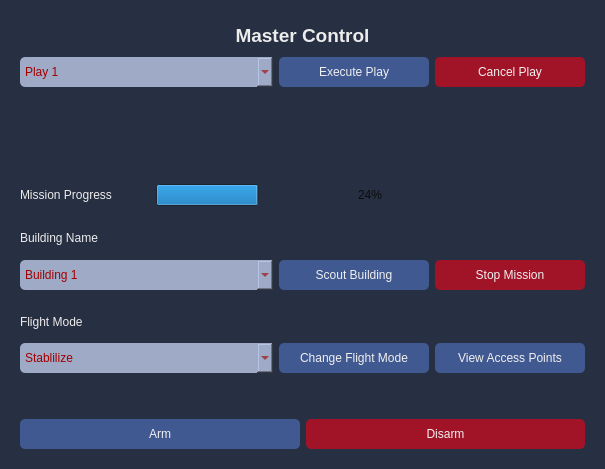
<?xml version="1.0" encoding="UTF-8"?>
<ui version="4.0">
 <class>MissionProgressWidget</class>
 <widget class="QWidget" name="MissionProgressWidget">
  <property name="geometry">
   <rect>
    <x>0</x>
    <y>0</y>
    <width>605</width>
    <height>469</height>
   </rect>
  </property>
  <property name="sizePolicy">
   <sizepolicy hsizetype="Minimum" vsizetype="Minimum">
    <horstretch>0</horstretch>
    <verstretch>0</verstretch>
   </sizepolicy>
  </property>
  <property name="minimumSize">
   <size>
    <width>500</width>
    <height>200</height>
   </size>
  </property>
  <property name="windowTitle">
   <string>Mission Progress</string>
  </property>
  <property name="autoFillBackground">
   <bool>false</bool>
  </property>
  <property name="styleSheet">
   <string notr="true">background-color: rgb(39, 47, 66);
color: rgb(236, 236, 236);
border-radius: 5px;</string>
  </property>
  <layout class="QHBoxLayout" name="horizontalLayout_7">
   <item>
    <widget class="QWidget" name="verticalWidget" native="true">
     <layout class="QVBoxLayout" name="verticalLayout_2">
      <item>
       <widget class="QLabel" name="masterControlLabel">
        <property name="font">
         <font>
          <pointsize>14</pointsize>
          <weight>75</weight>
          <bold>true</bold>
         </font>
        </property>
        <property name="text">
         <string>Master Control</string>
        </property>
        <property name="alignment">
         <set>Qt::AlignCenter</set>
        </property>
       </widget>
      </item>
      <item>
       <layout class="QHBoxLayout" name="horizontalLayout">
        <item>
         <widget class="QComboBox" name="playComboBox">
          <property name="minimumSize">
           <size>
            <width>0</width>
            <height>30</height>
           </size>
          </property>
          <property name="toolTip">
           <string>&lt;html&gt;&lt;head/&gt;&lt;body&gt;&lt;p&gt;Flight Mode&lt;/p&gt;&lt;/body&gt;&lt;/html&gt;</string>
          </property>
          <property name="accessibleName">
           <string/>
          </property>
          <property name="styleSheet">
           <string notr="true">color: rgb(161, 0, 0);
background-color: rgb(159, 171, 198);
</string>
          </property>
          <property name="editable">
           <bool>false</bool>
          </property>
          <property name="currentIndex">
           <number>0</number>
          </property>
          <property name="maxCount">
           <number>2147483645</number>
          </property>
          <property name="sizeAdjustPolicy">
           <enum>QComboBox::AdjustToContentsOnFirstShow</enum>
          </property>
          <property name="modelColumn">
           <number>0</number>
          </property>
          <item>
           <property name="text">
            <string>Play 1</string>
           </property>
          </item>
          <item>
           <property name="text">
            <string comment="Flight">Play 2</string>
           </property>
          </item>
          <item>
           <property name="text">
            <string comment="Flight">Play 3</string>
           </property>
          </item>
          <item>
           <property name="text">
            <string>Play 4</string>
           </property>
          </item>
         </widget>
        </item>
        <item>
         <widget class="QPushButton" name="executePlayButton">
          <property name="minimumSize">
           <size>
            <width>150</width>
            <height>30</height>
           </size>
          </property>
          <property name="maximumSize">
           <size>
            <width>150</width>
            <height>16777215</height>
           </size>
          </property>
          <property name="cursor">
           <cursorShape>PointingHandCursor</cursorShape>
          </property>
          <property name="styleSheet">
           <string notr="true">background-color: rgb(64, 89, 145);
color: rgb(240, 240, 240);</string>
          </property>
          <property name="text">
           <string>Execute Play</string>
          </property>
         </widget>
        </item>
        <item>
         <widget class="QPushButton" name="cancelPlayButton">
          <property name="minimumSize">
           <size>
            <width>150</width>
            <height>30</height>
           </size>
          </property>
          <property name="maximumSize">
           <size>
            <width>150</width>
            <height>16777215</height>
           </size>
          </property>
          <property name="cursor">
           <cursorShape>PointingHandCursor</cursorShape>
          </property>
          <property name="styleSheet">
           <string notr="true">background-color: rgb(161, 20, 40);
color: rgb(240, 240, 240);</string>
          </property>
          <property name="text">
           <string>Cancel Play</string>
          </property>
         </widget>
        </item>
       </layout>
      </item>
      <item>
       <spacer name="horizontalSpacer_2">
        <property name="orientation">
         <enum>Qt::Horizontal</enum>
        </property>
        <property name="sizeHint" stdset="0">
         <size>
          <width>40</width>
          <height>40</height>
         </size>
        </property>
       </spacer>
      </item>
      <item>
       <widget class="QLineEdit" name="uavNameEdit">
        <property name="font">
         <font>
          <pointsize>14</pointsize>
          <weight>75</weight>
          <bold>true</bold>
         </font>
        </property>
        <property name="styleSheet">
         <string notr="true"/>
        </property>
        <property name="text">
         <string/>
        </property>
        <property name="alignment">
         <set>Qt::AlignCenter</set>
        </property>
       </widget>
      </item>
      <item>
       <spacer name="horizontalSpacer_5">
        <property name="orientation">
         <enum>Qt::Horizontal</enum>
        </property>
        <property name="sizeHint" stdset="0">
         <size>
          <width>40</width>
          <height>20</height>
         </size>
        </property>
       </spacer>
      </item>
      <item>
       <layout class="QHBoxLayout" name="horizontalLayout_2">
        <item>
         <widget class="QLabel" name="missionProgressLabel">
          <property name="minimumSize">
           <size>
            <width>130</width>
            <height>0</height>
           </size>
          </property>
          <property name="text">
           <string>Mission Progress</string>
          </property>
         </widget>
        </item>
        <item>
         <widget class="QProgressBar" name="missionProgressBar">
          <property name="palette">
           <palette>
            <active>
             <colorrole role="WindowText">
              <brush brushstyle="SolidPattern">
               <color alpha="255">
                <red>12</red>
                <green>12</green>
                <blue>12</blue>
               </color>
              </brush>
             </colorrole>
             <colorrole role="Button">
              <brush brushstyle="SolidPattern">
               <color alpha="255">
                <red>39</red>
                <green>47</green>
                <blue>66</blue>
               </color>
              </brush>
             </colorrole>
             <colorrole role="Text">
              <brush brushstyle="SolidPattern">
               <color alpha="255">
                <red>12</red>
                <green>12</green>
                <blue>12</blue>
               </color>
              </brush>
             </colorrole>
             <colorrole role="ButtonText">
              <brush brushstyle="SolidPattern">
               <color alpha="255">
                <red>12</red>
                <green>12</green>
                <blue>12</blue>
               </color>
              </brush>
             </colorrole>
             <colorrole role="Base">
              <brush brushstyle="SolidPattern">
               <color alpha="255">
                <red>39</red>
                <green>47</green>
                <blue>66</blue>
               </color>
              </brush>
             </colorrole>
             <colorrole role="Window">
              <brush brushstyle="SolidPattern">
               <color alpha="255">
                <red>39</red>
                <green>47</green>
                <blue>66</blue>
               </color>
              </brush>
             </colorrole>
            </active>
            <inactive>
             <colorrole role="WindowText">
              <brush brushstyle="SolidPattern">
               <color alpha="255">
                <red>12</red>
                <green>12</green>
                <blue>12</blue>
               </color>
              </brush>
             </colorrole>
             <colorrole role="Button">
              <brush brushstyle="SolidPattern">
               <color alpha="255">
                <red>39</red>
                <green>47</green>
                <blue>66</blue>
               </color>
              </brush>
             </colorrole>
             <colorrole role="Text">
              <brush brushstyle="SolidPattern">
               <color alpha="255">
                <red>12</red>
                <green>12</green>
                <blue>12</blue>
               </color>
              </brush>
             </colorrole>
             <colorrole role="ButtonText">
              <brush brushstyle="SolidPattern">
               <color alpha="255">
                <red>12</red>
                <green>12</green>
                <blue>12</blue>
               </color>
              </brush>
             </colorrole>
             <colorrole role="Base">
              <brush brushstyle="SolidPattern">
               <color alpha="255">
                <red>39</red>
                <green>47</green>
                <blue>66</blue>
               </color>
              </brush>
             </colorrole>
             <colorrole role="Window">
              <brush brushstyle="SolidPattern">
               <color alpha="255">
                <red>39</red>
                <green>47</green>
                <blue>66</blue>
               </color>
              </brush>
             </colorrole>
            </inactive>
            <disabled>
             <colorrole role="WindowText">
              <brush brushstyle="SolidPattern">
               <color alpha="255">
                <red>12</red>
                <green>12</green>
                <blue>12</blue>
               </color>
              </brush>
             </colorrole>
             <colorrole role="Button">
              <brush brushstyle="SolidPattern">
               <color alpha="255">
                <red>39</red>
                <green>47</green>
                <blue>66</blue>
               </color>
              </brush>
             </colorrole>
             <colorrole role="Text">
              <brush brushstyle="SolidPattern">
               <color alpha="255">
                <red>12</red>
                <green>12</green>
                <blue>12</blue>
               </color>
              </brush>
             </colorrole>
             <colorrole role="ButtonText">
              <brush brushstyle="SolidPattern">
               <color alpha="255">
                <red>12</red>
                <green>12</green>
                <blue>12</blue>
               </color>
              </brush>
             </colorrole>
             <colorrole role="Base">
              <brush brushstyle="SolidPattern">
               <color alpha="255">
                <red>39</red>
                <green>47</green>
                <blue>66</blue>
               </color>
              </brush>
             </colorrole>
             <colorrole role="Window">
              <brush brushstyle="SolidPattern">
               <color alpha="255">
                <red>39</red>
                <green>47</green>
                <blue>66</blue>
               </color>
              </brush>
             </colorrole>
            </disabled>
           </palette>
          </property>
          <property name="styleSheet">
           <string notr="true">color: rgb(12, 12, 12);</string>
          </property>
          <property name="value">
           <number>24</number>
          </property>
          <property name="alignment">
           <set>Qt::AlignCenter</set>
          </property>
         </widget>
        </item>
       </layout>
      </item>
      <item>
       <spacer name="horizontalSpacer_4">
        <property name="orientation">
         <enum>Qt::Horizontal</enum>
        </property>
        <property name="sizeHint" stdset="0">
         <size>
          <width>40</width>
          <height>10</height>
         </size>
        </property>
       </spacer>
      </item>
      <item>
       <widget class="QLabel" name="buildingsLabel">
        <property name="text">
         <string>Building Name</string>
        </property>
       </widget>
      </item>
      <item>
       <layout class="QHBoxLayout" name="horizontalLayout_4">
        <item>
         <widget class="QComboBox" name="buildingsComboBox">
          <property name="minimumSize">
           <size>
            <width>0</width>
            <height>30</height>
           </size>
          </property>
          <property name="toolTip">
           <string>&lt;html&gt;&lt;head/&gt;&lt;body&gt;&lt;p&gt;Flight Mode&lt;/p&gt;&lt;/body&gt;&lt;/html&gt;</string>
          </property>
          <property name="accessibleName">
           <string/>
          </property>
          <property name="styleSheet">
           <string notr="true">color: rgb(161, 0, 0);
background-color: rgb(159, 171, 198);
</string>
          </property>
          <property name="editable">
           <bool>false</bool>
          </property>
          <property name="currentIndex">
           <number>0</number>
          </property>
          <property name="maxCount">
           <number>2147483645</number>
          </property>
          <property name="sizeAdjustPolicy">
           <enum>QComboBox::AdjustToContentsOnFirstShow</enum>
          </property>
          <property name="modelColumn">
           <number>0</number>
          </property>
          <item>
           <property name="text">
            <string>Building 1</string>
           </property>
          </item>
          <item>
           <property name="text">
            <string comment="Flight">Building 2</string>
           </property>
          </item>
          <item>
           <property name="text">
            <string comment="Flight">Building 3</string>
           </property>
          </item>
          <item>
           <property name="text">
            <string>Building 4</string>
           </property>
          </item>
         </widget>
        </item>
        <item>
         <widget class="QPushButton" name="scoutBuildingButton">
          <property name="minimumSize">
           <size>
            <width>150</width>
            <height>30</height>
           </size>
          </property>
          <property name="maximumSize">
           <size>
            <width>150</width>
            <height>16777215</height>
           </size>
          </property>
          <property name="cursor">
           <cursorShape>PointingHandCursor</cursorShape>
          </property>
          <property name="styleSheet">
           <string notr="true">background-color: rgb(64, 89, 145);
color: rgb(240, 240, 240);</string>
          </property>
          <property name="text">
           <string>Scout Building</string>
          </property>
         </widget>
        </item>
        <item>
         <widget class="QPushButton" name="stopMissionButton">
          <property name="minimumSize">
           <size>
            <width>150</width>
            <height>30</height>
           </size>
          </property>
          <property name="maximumSize">
           <size>
            <width>150</width>
            <height>16777215</height>
           </size>
          </property>
          <property name="cursor">
           <cursorShape>PointingHandCursor</cursorShape>
          </property>
          <property name="styleSheet">
           <string notr="true">background-color: rgb(161, 20, 40);
color: rgb(240, 240, 240);</string>
          </property>
          <property name="text">
           <string>Stop Mission</string>
          </property>
         </widget>
        </item>
       </layout>
      </item>
      <item>
       <spacer name="horizontalSpacer_3">
        <property name="orientation">
         <enum>Qt::Horizontal</enum>
        </property>
        <property name="sizeHint" stdset="0">
         <size>
          <width>40</width>
          <height>10</height>
         </size>
        </property>
       </spacer>
      </item>
      <item>
       <widget class="QLabel" name="FlightModesLabel">
        <property name="text">
         <string>Flight Mode</string>
        </property>
       </widget>
      </item>
      <item>
       <layout class="QHBoxLayout" name="horizontalLayout_5">
        <item>
         <widget class="QComboBox" name="flightModeComboBox">
          <property name="minimumSize">
           <size>
            <width>0</width>
            <height>30</height>
           </size>
          </property>
          <property name="toolTip">
           <string>&lt;html&gt;&lt;head/&gt;&lt;body&gt;&lt;p&gt;Flight Mode&lt;/p&gt;&lt;/body&gt;&lt;/html&gt;</string>
          </property>
          <property name="accessibleName">
           <string/>
          </property>
          <property name="styleSheet">
           <string notr="true">color: rgb(161, 0, 0);
background-color: rgb(159, 171, 198);
</string>
          </property>
          <property name="editable">
           <bool>false</bool>
          </property>
          <property name="currentIndex">
           <number>0</number>
          </property>
          <property name="maxCount">
           <number>2147483645</number>
          </property>
          <property name="sizeAdjustPolicy">
           <enum>QComboBox::AdjustToContentsOnFirstShow</enum>
          </property>
          <property name="modelColumn">
           <number>0</number>
          </property>
          <item>
           <property name="text">
            <string>Stablilize</string>
           </property>
          </item>
          <item>
           <property name="text">
            <string comment="Flight">Return-to-Launch</string>
           </property>
          </item>
          <item>
           <property name="text">
            <string comment="Flight">Loiter</string>
           </property>
          </item>
          <item>
           <property name="text">
            <string>Land</string>
           </property>
          </item>
          <item>
           <property name="text">
            <string>Travel</string>
           </property>
          </item>
          <item>
           <property name="text">
            <string>Alt Hold</string>
           </property>
          </item>
          <item>
           <property name="text">
            <string>Auto</string>
           </property>
          </item>
          <item>
           <property name="text">
            <string>Acro</string>
           </property>
          </item>
          <item>
           <property name="text">
            <string>Sport</string>
           </property>
          </item>
          <item>
           <property name="text">
            <string>Drift</string>
           </property>
          </item>
          <item>
           <property name="text">
            <string>Guided</string>
           </property>
          </item>
          <item>
           <property name="text">
            <string>Circle</string>
           </property>
          </item>
          <item>
           <property name="text">
            <string>PosHold</string>
           </property>
          </item>
          <item>
           <property name="text">
            <string>Brake</string>
           </property>
          </item>
          <item>
           <property name="text">
            <string>Follow Me</string>
           </property>
          </item>
          <item>
           <property name="text">
            <string>Simple</string>
           </property>
          </item>
          <item>
           <property name="text">
            <string>Super Simple</string>
           </property>
          </item>
         </widget>
        </item>
        <item>
         <widget class="QPushButton" name="changeFlightModeButton">
          <property name="minimumSize">
           <size>
            <width>150</width>
            <height>30</height>
           </size>
          </property>
          <property name="maximumSize">
           <size>
            <width>150</width>
            <height>16777215</height>
           </size>
          </property>
          <property name="cursor">
           <cursorShape>PointingHandCursor</cursorShape>
          </property>
          <property name="styleSheet">
           <string notr="true">background-color: rgb(64, 89, 145);
color: rgb(240, 240, 240);</string>
          </property>
          <property name="text">
           <string>Change Flight Mode</string>
          </property>
         </widget>
        </item>
        <item>
         <widget class="QPushButton" name="viewAccessPointsButton">
          <property name="minimumSize">
           <size>
            <width>150</width>
            <height>30</height>
           </size>
          </property>
          <property name="maximumSize">
           <size>
            <width>150</width>
            <height>16777215</height>
           </size>
          </property>
          <property name="cursor">
           <cursorShape>PointingHandCursor</cursorShape>
          </property>
          <property name="styleSheet">
           <string notr="true">background-color: rgb(64, 89, 145);
color: rgb(240, 240, 240);</string>
          </property>
          <property name="text">
           <string>View Access Points</string>
          </property>
         </widget>
        </item>
       </layout>
      </item>
      <item>
       <spacer name="horizontalSpacer">
        <property name="orientation">
         <enum>Qt::Horizontal</enum>
        </property>
        <property name="sizeHint" stdset="0">
         <size>
          <width>40</width>
          <height>40</height>
         </size>
        </property>
       </spacer>
      </item>
      <item>
       <layout class="QHBoxLayout" name="horizontalLayout_6">
        <item>
         <widget class="QPushButton" name="armButton">
          <property name="minimumSize">
           <size>
            <width>0</width>
            <height>30</height>
           </size>
          </property>
          <property name="cursor">
           <cursorShape>PointingHandCursor</cursorShape>
          </property>
          <property name="styleSheet">
           <string notr="true">background-color: rgb(64, 89, 145);
color: rgb(240, 240, 240);</string>
          </property>
          <property name="text">
           <string>Arm</string>
          </property>
         </widget>
        </item>
        <item>
         <widget class="QPushButton" name="disarmButton">
          <property name="minimumSize">
           <size>
            <width>0</width>
            <height>30</height>
           </size>
          </property>
          <property name="cursor">
           <cursorShape>PointingHandCursor</cursorShape>
          </property>
          <property name="styleSheet">
           <string notr="true">background-color: rgb(161, 20, 40);
color: rgb(240, 240, 240);</string>
          </property>
          <property name="text">
           <string>Disarm</string>
          </property>
         </widget>
        </item>
       </layout>
      </item>
     </layout>
    </widget>
   </item>
  </layout>
 </widget>
 <resources/>
 <connections/>
</ui>
